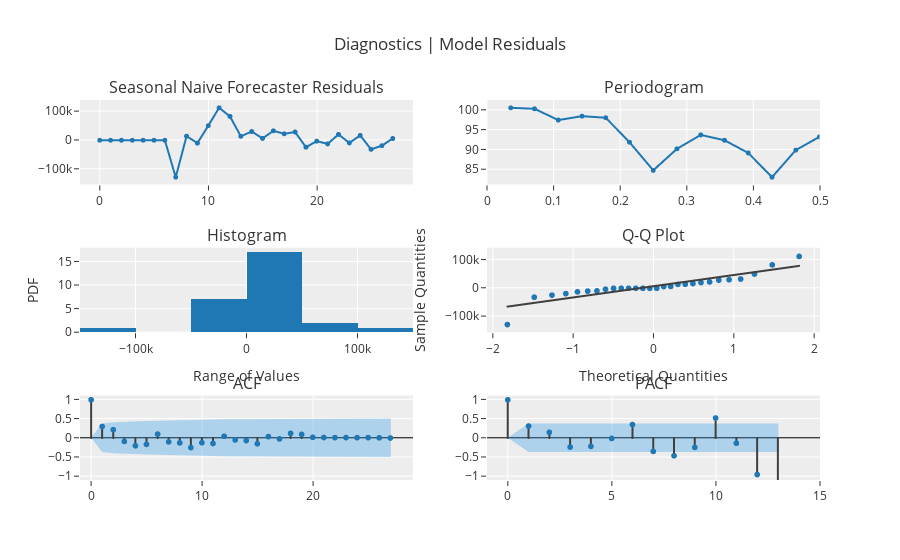

The cell this chart's notebook holds for it:
### Code cell
# Visualizacion de los resultados: gráfico de diagnóstico
plot_model(best,plot='diagnostics')

### Figure 1 — Plotly figure (JSON) as saved in the notebook; plotly's stock layout.template omitted (floating-point values rounded to 4 significant figures)
{"data": [{"line": {"color": "rgb(31, 119, 180)", "width": 2}, "marker": {"color": "rgb(31, 119, 180)", "size": 5}, "mode": "lines+markers", "name": "Seasonal Naive Forecaster", "showlegend": false, "type": "scattergl", "x": [0, 1, 2, 3, 4, 5, 6, 7, 8, 9, 10, 11, 12, 13, 14, 15, 16, 17, 18, 19, 20, 21, 22, 23, 24, 25, 26, 27], "xaxis": "x", "y": [0, 0, 0, 0, 0, 0, 0, -128800.0, 14160.0, -10060.0, 50730.0, 113000.0, 83050.0, 13730.0, 30350.0, 6489.0, 32890.0, 22410.0, 28700.0, -24260.0, -3198.0, -12730.0, 20310.0, -9352.0, 16890.0, -31760.0, -18960.0, 6088.0], "yaxis": "y"}, {"hoverinfo": "text", "hovertext": ["Freq: 0.0357<br>Ampl: 100.618<br>Time period: 28.0", "Freq: 0.0714<br>Ampl: 100.3688<br>Time period: 14.0", "Freq: 0.1071<br>Ampl: 97.5076<br>Time period: 9.3333", "Freq: 0.1429<br>Ampl: 98.5017<br>Time period: 7.0", "Freq: 0.1786<br>Ampl: 98.0969<br>Time period: 5.6", "Freq: 0.2143<br>Ampl: 91.8902<br>Time period: 4.6667", "Freq: 0.25<br>Ampl: 84.7493<br>Time period: 4.0", "Freq: 0.2857<br>Ampl: 90.2201<br>Time period: 3.5", "Freq: 0.3214<br>Ampl: 93.7445<br>Time period: 3.1111", "Freq: 0.3571<br>Ampl: 92.3842<br>Time period: 2.8", "Freq: 0.3929<br>Ampl: 89.1695<br>Time period: 2.5455", "Freq: 0.4286<br>Ampl: 83.0177<br>Time period: 2.3333", "Freq: 0.4643<br>Ampl: 89.8748<br>Time period: 2.1538", "Freq: 0.5<br>Ampl: 93.2588<br>Time period: 2.0"], "line": {"color": "#1f77b4", "width": 2}, "marker": {"size": 5}, "mode": "lines+markers", "name": "Seasonal Naive Forecaster", "showlegend": false, "type": "scattergl", "x": [0.03571, 0.07143, 0.1071, 0.1429, 0.1786, 0.2143, 0.25, 0.2857, 0.3214, 0.3571, 0.3929, 0.4286, 0.4643, 0.5], "xaxis": "x2", "y": [100.6, 100.4, 97.51, 98.5, 98.1, 91.89, 84.75, 90.22, 93.74, 92.38, 89.17, 83.02, 89.87, 93.26], "yaxis": "y2"}, {"alignmentgroup": "True", "bingroup": "x", "hovertemplate": "variable=Seasonal Naive Forecaster<br>value=%{x}<br>count=%{y}<extra></extra>", "legendgroup": "Seasonal Naive Forecaster", "marker": {"color": "#1f77b4", "pattern": {"shape": ""}}, "name": "Seasonal Naive Forecaster", "offsetgroup": "Seasonal Naive Forecaster", "orientation": "v", "showlegend": false, "type": "histogram", "x": [0, 0, 0, 0, 0, 0, 0, -128800.0, 14160.0, -10060.0, 50730.0, 113000.0, 83050.0, 13730.0, 30350.0, 6489.0, 32890.0, 22410.0, 28700.0, -24260.0, -3198.0, -12730.0, 20310.0, -9352.0, 16890.0, -31760.0, -18960.0, 6088.0], "xaxis": "x3", "yaxis": "y3"}, {"marker": {"color": "#1f77b4"}, "mode": "markers", "name": "Seasonal Naive Forecaster", "showlegend": false, "type": "scattergl", "x": [-1.819, -1.484, -1.262, -1.09, -0.9447, -0.8172, -0.7019, -0.5952, -0.4949, -0.3993, -0.3073, -0.2178, -0.13, -0.04323, 0.04323, 0.13, 0.2178, 0.3073, 0.3993, 0.4949, 0.5952, 0.7019, 0.8172, 0.9447, 1.09, 1.262, 1.484, 1.819], "xaxis": "x4", "y": [-128800.0, -31760.0, -24260.0, -18960.0, -12730.0, -10060.0, -9352.0, -3198.0, 0, 0, 0, 0, 0, 0, 0, 6088.0, 6489.0, 13730.0, 14160.0, 16890.0, 20310.0, 22410.0, 28700.0, 30350.0, 32890.0, 50730.0, 83050.0, 113000.0], "yaxis": "y4"}, {"line": {"color": "#3f3f3f"}, "mode": "lines", "name": "Seasonal Naive Forecaster", "showlegend": false, "type": "scattergl", "x": [-1.819, -1.484, -1.262, -1.09, -0.9447, -0.8172, -0.7019, -0.5952, -0.4949, -0.3993, -0.3073, -0.2178, -0.13, -0.04323, 0.04323, 0.13, 0.2178, 0.3073, 0.3993, 0.4949, 0.5952, 0.7019, 0.8172, 0.9447, 1.09, 1.262, 1.484, 1.819], "xaxis": "x4", "y": [-65150.0, -51830.0, -43030.0, -36180.0, -30410.0, -25350.0, -20760.0, -16520.0, -12540.0, -8739.0, -5081.0, -1524.0, 1965.0, 5414.0, 8850.0, 12300.0, 15790.0, 19350.0, 23000.0, 26800.0, 30790.0, 35030.0, 39610.0, 44680.0, 50440.0, 57300.0, 66100.0, 79410.0], "yaxis": "y4"}, {"line": {"color": "#3f3f3f"}, "mode": "lines", "name": "ACF", "showlegend": false, "type": "scattergl", "x": [0, 0], "xaxis": "x5", "y": [0, 1], "yaxis": "y5"}, {"line": {"color": "#3f3f3f"}, "mode": "lines", "name": "ACF", "showlegend": false, "type": "scattergl", "x": [1, 1], "xaxis": "x5", "y": [0, 0.3013], "yaxis": "y5"}, {"line": {"color": "#3f3f3f"}, "mode": "lines", "name": "ACF", "showlegend": false, "type": "scattergl", "x": [2, 2], "xaxis": "x5", "y": [0, 0.2165], "yaxis": "y5"}, {"line": {"color": "#3f3f3f"}, "mode": "lines", "name": "ACF", "showlegend": false, "type": "scattergl", "x": [3, 3], "xaxis": "x5", "y": [0, -0.08949], "yaxis": "y5"}, {"line": {"color": "#3f3f3f"}, "mode": "lines", "name": "ACF", "showlegend": false, "type": "scattergl", "x": [4, 4], "xaxis": "x5", "y": [0, -0.2034], "yaxis": "y5"}, {"line": {"color": "#3f3f3f"}, "mode": "lines", "name": "ACF", "showlegend": false, "type": "scattergl", "x": [5, 5], "xaxis": "x5", "y": [0, -0.1669], "yaxis": "y5"}, {"line": {"color": "#3f3f3f"}, "mode": "lines", "name": "ACF", "showlegend": false, "type": "scattergl", "x": [6, 6], "xaxis": "x5", "y": [0, 0.1021], "yaxis": "y5"}, {"line": {"color": "#3f3f3f"}, "mode": "lines", "name": "ACF", "showlegend": false, "type": "scattergl", "x": [7, 7], "xaxis": "x5", "y": [0, -0.1011], "yaxis": "y5"}, {"line": {"color": "#3f3f3f"}, "mode": "lines", "name": "ACF", "showlegend": false, "type": "scattergl", "x": [8, 8], "xaxis": "x5", "y": [0, -0.1266], "yaxis": "y5"}, {"line": {"color": "#3f3f3f"}, "mode": "lines", "name": "ACF", "showlegend": false, "type": "scattergl", "x": [9, 9], "xaxis": "x5", "y": [0, -0.2522], "yaxis": "y5"}, {"line": {"color": "#3f3f3f"}, "mode": "lines", "name": "ACF", "showlegend": false, "type": "scattergl", "x": [10, 10], "xaxis": "x5", "y": [0, -0.124], "yaxis": "y5"}, {"line": {"color": "#3f3f3f"}, "mode": "lines", "name": "ACF", "showlegend": false, "type": "scattergl", "x": [11, 11], "xaxis": "x5", "y": [0, -0.1434], "yaxis": "y5"}, {"line": {"color": "#3f3f3f"}, "mode": "lines", "name": "ACF", "showlegend": false, "type": "scattergl", "x": [12, 12], "xaxis": "x5", "y": [0, 0.04631], "yaxis": "y5"}, {"line": {"color": "#3f3f3f"}, "mode": "lines", "name": "ACF", "showlegend": false, "type": "scattergl", "x": [13, 13], "xaxis": "x5", "y": [0, -0.05036], "yaxis": "y5"}, {"line": {"color": "#3f3f3f"}, "mode": "lines", "name": "ACF", "showlegend": false, "type": "scattergl", "x": [14, 14], "xaxis": "x5", "y": [0, -0.06593], "yaxis": "y5"}, {"line": {"color": "#3f3f3f"}, "mode": "lines", "name": "ACF", "showlegend": false, "type": "scattergl", "x": [15, 15], "xaxis": "x5", "y": [0, -0.1496], "yaxis": "y5"}, {"line": {"color": "#3f3f3f"}, "mode": "lines", "name": "ACF", "showlegend": false, "type": "scattergl", "x": [16, 16], "xaxis": "x5", "y": [0, 0.03682], "yaxis": "y5"}, {"line": {"color": "#3f3f3f"}, "mode": "lines", "name": "ACF", "showlegend": false, "type": "scattergl", "x": [17, 17], "xaxis": "x5", "y": [0, -0.02253], "yaxis": "y5"}, {"line": {"color": "#3f3f3f"}, "mode": "lines", "name": "ACF", "showlegend": false, "type": "scattergl", "x": [18, 18], "xaxis": "x5", "y": [0, 0.1212], "yaxis": "y5"}, {"line": {"color": "#3f3f3f"}, "mode": "lines", "name": "ACF", "showlegend": false, "type": "scattergl", "x": [19, 19], "xaxis": "x5", "y": [0, 0.0952], "yaxis": "y5"}, {"line": {"color": "#3f3f3f"}, "mode": "lines", "name": "ACF", "showlegend": false, "type": "scattergl", "x": [20, 20], "xaxis": "x5", "y": [0, 0.01752], "yaxis": "y5"}, {"line": {"color": "#3f3f3f"}, "mode": "lines", "name": "ACF", "showlegend": false, "type": "scattergl", "x": [21, 21], "xaxis": "x5", "y": [0, 0.01281], "yaxis": "y5"}, {"line": {"color": "#3f3f3f"}, "mode": "lines", "name": "ACF", "showlegend": false, "type": "scattergl", "x": [22, 22], "xaxis": "x5", "y": [0, 0.009608], "yaxis": "y5"}, {"line": {"color": "#3f3f3f"}, "mode": "lines", "name": "ACF", "showlegend": false, "type": "scattergl", "x": [23, 23], "xaxis": "x5", "y": [0, 0.01173], "yaxis": "y5"}, {"line": {"color": "#3f3f3f"}, "mode": "lines", "name": "ACF", "showlegend": false, "type": "scattergl", "x": [24, 24], "xaxis": "x5", "y": [0, 0.009075], "yaxis": "y5"}, {"line": {"color": "#3f3f3f"}, "mode": "lines", "name": "ACF", "showlegend": false, "type": "scattergl", "x": [25, 25], "xaxis": "x5", "y": [0, 0.01065], "yaxis": "y5"}, {"line": {"color": "#3f3f3f"}, "mode": "lines", "name": "ACF", "showlegend": false, "type": "scattergl", "x": [26, 26], "xaxis": "x5", "y": [0, 0.004376], "yaxis": "y5"}, {"line": {"color": "#3f3f3f"}, "mode": "lines", "name": "ACF", "showlegend": false, "type": "scattergl", "x": [27, 27], "xaxis": "x5", "y": [0, 0.0001683], "yaxis": "y5"}, {"marker": {"color": "#1f77b4", "size": 6}, "mode": "markers", "name": "ACF", "showlegend": false, "type": "scattergl", "x": [0, 1, 2, 3, 4, 5, 6, 7, 8, 9, 10, 11, 12, 13, 14, 15, 16, 17, 18, 19, 20, 21, 22, 23, 24, 25, 26, 27], "xaxis": "x5", "y": [1, 0.3013, 0.2165, -0.08949, -0.2034, -0.1669, 0.1021, -0.1011, -0.1266, -0.2522, -0.124, -0.1434, 0.04631, -0.05036, -0.06593, -0.1496, 0.03682, -0.02253, 0.1212, 0.0952, 0.01752, 0.01281, 0.009608, 0.01173, 0.009075, 0.01065, 0.004376, 0.0001683], "yaxis": "y5"}, {"line": {"color": "rgba(255,255,255,0)"}, "mode": "lines", "name": "UC", "showlegend": false, "type": "scatter", "x": [0, 1, 2, 3, 4, 5, 6, 7, 8, 9, 10, 11, 12, 13, 14, 15, 16, 17, 18, 19, 20, 21, 22, 23, 24, 25, 26, 27], "xaxis": "x5", "y": [0, 0.3704, 0.4026, 0.4183, 0.4209, 0.4342, 0.4429, 0.4461, 0.4492, 0.4541, 0.4729, 0.4774, 0.4833, 0.4839, 0.4846, 0.4858, 0.4921, 0.4925, 0.4926, 0.4967, 0.4992, 0.4993, 0.4993, 0.4993, 0.4994, 0.4994, 0.4994, 0.4994], "yaxis": "y5"}, {"fill": "tonexty", "fillcolor": "rgba(32, 146, 230,0.3)", "line": {"color": "rgba(255,255,255,0)"}, "mode": "lines", "name": "LC", "showlegend": false, "type": "scatter", "x": [0, 1, 2, 3, 4, 5, 6, 7, 8, 9, 10, 11, 12, 13, 14, 15, 16, 17, 18, 19, 20, 21, 22, 23, 24, 25, 26, 27], "xaxis": "x5", "y": [0, -0.3704, -0.4026, -0.4183, -0.4209, -0.4342, -0.4429, -0.4461, -0.4492, -0.4541, -0.4729, -0.4774, -0.4833, -0.4839, -0.4846, -0.4858, -0.4921, -0.4925, -0.4926, -0.4967, -0.4992, -0.4993, -0.4993, -0.4993, -0.4994, -0.4994, -0.4994, -0.4994], "yaxis": "y5"}, {"line": {"color": "#3f3f3f"}, "mode": "lines", "name": "PACF", "showlegend": false, "type": "scattergl", "x": [0, 0], "xaxis": "x6", "y": [0, 1], "yaxis": "y6"}, {"line": {"color": "#3f3f3f"}, "mode": "lines", "name": "PACF", "showlegend": false, "type": "scattergl", "x": [1, 1], "xaxis": "x6", "y": [0, 0.3125], "yaxis": "y6"}, {"line": {"color": "#3f3f3f"}, "mode": "lines", "name": "PACF", "showlegend": false, "type": "scattergl", "x": [2, 2], "xaxis": "x6", "y": [0, 0.1502], "yaxis": "y6"}, {"line": {"color": "#3f3f3f"}, "mode": "lines", "name": "PACF", "showlegend": false, "type": "scattergl", "x": [3, 3], "xaxis": "x6", "y": [0, -0.237], "yaxis": "y6"}, {"line": {"color": "#3f3f3f"}, "mode": "lines", "name": "PACF", "showlegend": false, "type": "scattergl", "x": [4, 4], "xaxis": "x6", "y": [0, -0.2194], "yaxis": "y6"}, {"line": {"color": "#3f3f3f"}, "mode": "lines", "name": "PACF", "showlegend": false, "type": "scattergl", "x": [5, 5], "xaxis": "x6", "y": [0, -0.0121], "yaxis": "y6"}, {"line": {"color": "#3f3f3f"}, "mode": "lines", "name": "PACF", "showlegend": false, "type": "scattergl", "x": [6, 6], "xaxis": "x6", "y": [0, 0.3517], "yaxis": "y6"}, {"line": {"color": "#3f3f3f"}, "mode": "lines", "name": "PACF", "showlegend": false, "type": "scattergl", "x": [7, 7], "xaxis": "x6", "y": [0, -0.35], "yaxis": "y6"}, {"line": {"color": "#3f3f3f"}, "mode": "lines", "name": "PACF", "showlegend": false, "type": "scattergl", "x": [8, 8], "xaxis": "x6", "y": [0, -0.4642], "yaxis": "y6"}, {"line": {"color": "#3f3f3f"}, "mode": "lines", "name": "PACF", "showlegend": false, "type": "scattergl", "x": [9, 9], "xaxis": "x6", "y": [0, -0.2456], "yaxis": "y6"}, {"line": {"color": "#3f3f3f"}, "mode": "lines", "name": "PACF", "showlegend": false, "type": "scattergl", "x": [10, 10], "xaxis": "x6", "y": [0, 0.5233], "yaxis": "y6"}, {"line": {"color": "#3f3f3f"}, "mode": "lines", "name": "PACF", "showlegend": false, "type": "scattergl", "x": [11, 11], "xaxis": "x6", "y": [0, -0.1371], "yaxis": "y6"}, {"line": {"color": "#3f3f3f"}, "mode": "lines", "name": "PACF", "showlegend": false, "type": "scattergl", "x": [12, 12], "xaxis": "x6", "y": [0, -0.9569], "yaxis": "y6"}, {"line": {"color": "#3f3f3f"}, "mode": "lines", "name": "PACF", "showlegend": false, "type": "scattergl", "x": [13, 13], "xaxis": "x6", "y": [0, -7.794], "yaxis": "y6"}, {"marker": {"color": "#1f77b4", "size": 6}, "mode": "markers", "name": "PACF", "showlegend": false, "type": "scattergl", "x": [0, 1, 2, 3, 4, 5, 6, 7, 8, 9, 10, 11, 12, 13], "xaxis": "x6", "y": [1, 0.3125, 0.1502, -0.237, -0.2194, -0.0121, 0.3517, -0.35, -0.4642, -0.2456, 0.5233, -0.1371, -0.9569, -7.794], "yaxis": "y6"}, {"line": {"color": "rgba(255,255,255,0)"}, "mode": "lines", "name": "UC", "showlegend": false, "type": "scatter", "x": [0, 1, 2, 3, 4, 5, 6, 7, 8, 9, 10, 11, 12, 13], "xaxis": "x6", "y": [0, 0.3704, 0.3704, 0.3704, 0.3704, 0.3704, 0.3704, 0.3704, 0.3704, 0.3704, 0.3704, 0.3704, 0.3704, 0.3704], "yaxis": "y6"}, {"fill": "tonexty", "fillcolor": "rgba(32, 146, 230,0.3)", "line": {"color": "rgba(255,255,255,0)"}, "mode": "lines", "name": "LC", "showlegend": false, "type": "scatter", "x": [0, 1, 2, 3, 4, 5, 6, 7, 8, 9, 10, 11, 12, 13], "xaxis": "x6", "y": [0, -0.3704, -0.3704, -0.3704, -0.3704, -0.3704, -0.3704, -0.3704, -0.3704, -0.3704, -0.3704, -0.3704, -0.3704, -0.3704], "yaxis": "y6"}], "layout": {"annotations": [{"font": {"size": 16}, "showarrow": false, "text": "Seasonal Naive Forecaster Residuals", "x": 0.225, "xanchor": "center", "xref": "paper", "y": 1, "yanchor": "bottom", "yref": "paper"}, {"font": {"size": 16}, "showarrow": false, "text": "Periodogram", "x": 0.775, "xanchor": "center", "xref": "paper", "y": 1, "yanchor": "bottom", "yref": "paper"}, {"font": {"size": 16}, "showarrow": false, "text": "Histogram", "x": 0.225, "xanchor": "center", "xref": "paper", "y": 0.6111, "yanchor": "bottom", "yref": "paper"}, {"font": {"size": 16}, "showarrow": false, "text": "Q-Q Plot", "x": 0.775, "xanchor": "center", "xref": "paper", "y": 0.6111, "yanchor": "bottom", "yref": "paper"}, {"font": {"size": 16}, "showarrow": false, "text": "ACF", "x": 0.225, "xanchor": "center", "xref": "paper", "y": 0.2222, "yanchor": "bottom", "yref": "paper"}, {"font": {"size": 16}, "showarrow": false, "text": "PACF", "x": 0.775, "xanchor": "center", "xref": "paper", "y": 0.2222, "yanchor": "bottom", "yref": "paper"}], "showlegend": false, "title": {"text": "Diagnostics | Model Residuals"}, "xaxis": {"anchor": "y", "domain": [0, 0.45]}, "xaxis2": {"anchor": "y2", "domain": [0.55, 1], "range": [0, 0.5]}, "xaxis3": {"anchor": "y3", "domain": [0, 0.45], "title": {"text": "Range of Values"}}, "xaxis4": {"anchor": "y4", "domain": [0.55, 1], "title": {"text": "Theoretical Quantities"}}, "xaxis5": {"anchor": "y5", "domain": [0, 0.45], "range": [-1, 29]}, "xaxis6": {"anchor": "y6", "domain": [0.55, 1], "range": [-1, 15]}, "yaxis": {"anchor": "x", "domain": [0.7778, 1]}, "yaxis2": {"anchor": "x2", "domain": [0.7778, 1]}, "yaxis3": {"anchor": "x3", "domain": [0.3889, 0.6111], "title": {"text": "PDF"}}, "yaxis4": {"anchor": "x4", "domain": [0.3889, 0.6111], "title": {"text": "Sample Quantities"}}, "yaxis5": {"anchor": "x5", "domain": [0, 0.2222], "range": [-1.1, 1.1], "zerolinecolor": "#000000"}, "yaxis6": {"anchor": "x6", "domain": [0, 0.2222], "range": [-1.1, 1.1], "zerolinecolor": "#000000"}}}
